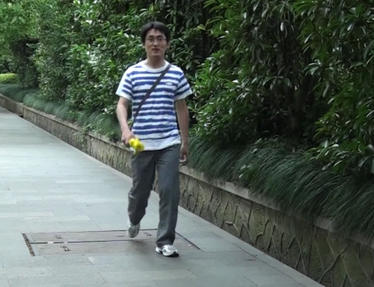
//> input picture CV实验二图片相减测试/CV实验二图片相减测试/I.png, 374 x 287 px
$ ./源   (built with g++ and OpenCV 4)
//> lines starting //> are read from the running program, lines starting //| are printed output that depends on the picture; after the words box and inside, x2 and y2 are one past the last pixel; in counts of white or black regions, pixels touching at a corner belong together
#include <iostream>
#include <opencv2/opencv.hpp>

using namespace std;
using namespace cv;


int main() {
	Mat fm = imread("I.png");
//> fm is the input picture: 287 rows x 374 cols, CV_8UC3; mean B, G, R 87.6, 96.3, 84.3
	Mat bm = imread("B.png");
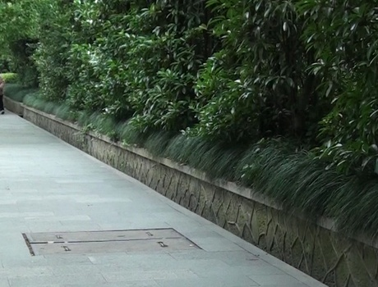
//> input picture CV实验二图片相减测试/CV实验二图片相减测试/B.png, 378 x 287 px
//> bm is the input picture: 287 rows x 378 cols, CV_8UC3; mean B, G, R 82.1, 93.9, 80.4
	Mat img = Mat::zeros(fm.size(), fm.type());
	// [10 lines of commented-out code are left out]

	for (int y = 0; y < fm.rows; y++)
		for (int x = 0; x < fm.cols; x++)
			for (int c = 0; c < 3; c++) {
				img.at<Vec3b>(y, x)[c] = abs(fm.at<Vec3b>(y, x)[c] - bm.at<Vec3b>(y, x)[c]);
			}
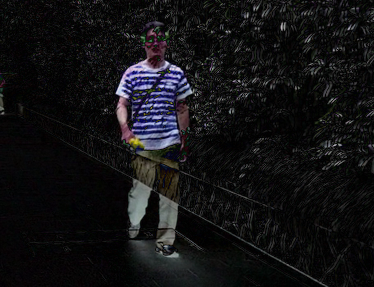
//> img: 287 rows x 374 cols, CV_8UC3; mean B, G, R 19.9, 18.2, 18.4
	cvtColor(img, img, CV_BGR2GRAY);
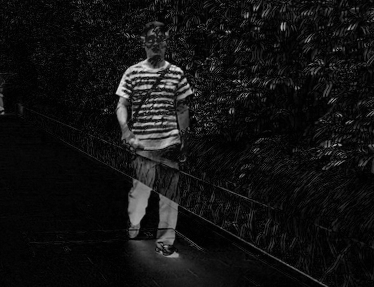
//> img: 287 rows x 374 cols, CV_8UC1; min 0, max 233, mean 18.5
	threshold(img, img, 32, 255, THRESH_BINARY);
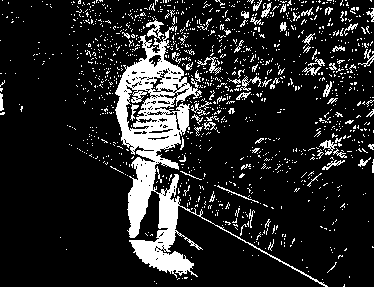
//> img: 287 rows x 374 cols, CV_8UC1; 14.5% white; 1237 white regions (1166 under 20 px), largest, box (x1, y1, x2, y2) and area: (115, 26, 328, 287) 9116, (146, 18, 164, 40) 158, (197, 57, 221, 75) 112
	namedWindow("out");
	imshow("out", img);
	imshow("origin", fm);
	waitKey(0);

	imwrite("/Users/apple/Desktop/h.png", img);
	return 0;
}
